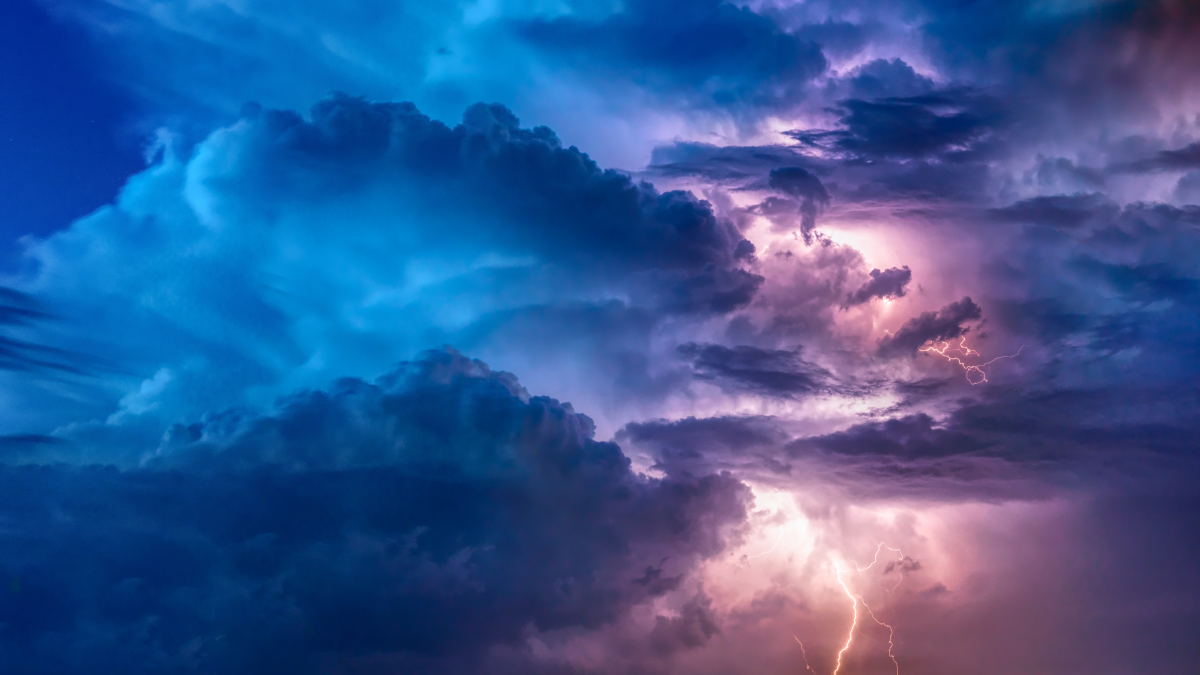
#> input picture image.jpg, 6000 x 3375 px, found by its file name (shown at 1/5 size)
$ python opencv2.py
#> lines starting #> are read from the running program, lines starting #| are printed output that depends on the picture; after the words box and inside, x2 and y2 are one past the last pixel; in counts of white or black regions, pixels touching at a corner belong together
import cv2;
import numpy as np;

img = cv2.imread("image.jpg")
#> img is the input picture: shape (3375, 6000, 3); mean B, G, R 147.2, 87.7, 53.3

"""img = cv2.resize(img,(1920,1080))
cv2.imshow("resized",img)
cv2.waitKey(0)
cv2.destroyAllWindows()"""

hsv = cv2.cvtColor(img,cv2.COLOR_BGR2HSV)
#> hsv: shape (3375, 6000, 3); mean H, S, V 117.2, 179.7, 150.3

lower_red = np.array([0,120,70])
upper_red = np.array([10,255,255])

lower_red1 = np.array([170,120,70])
upper_red1 = np.array([180,255,255])

#creating mask

mask1 = cv2.inRange(hsv,lower_red,upper_red)
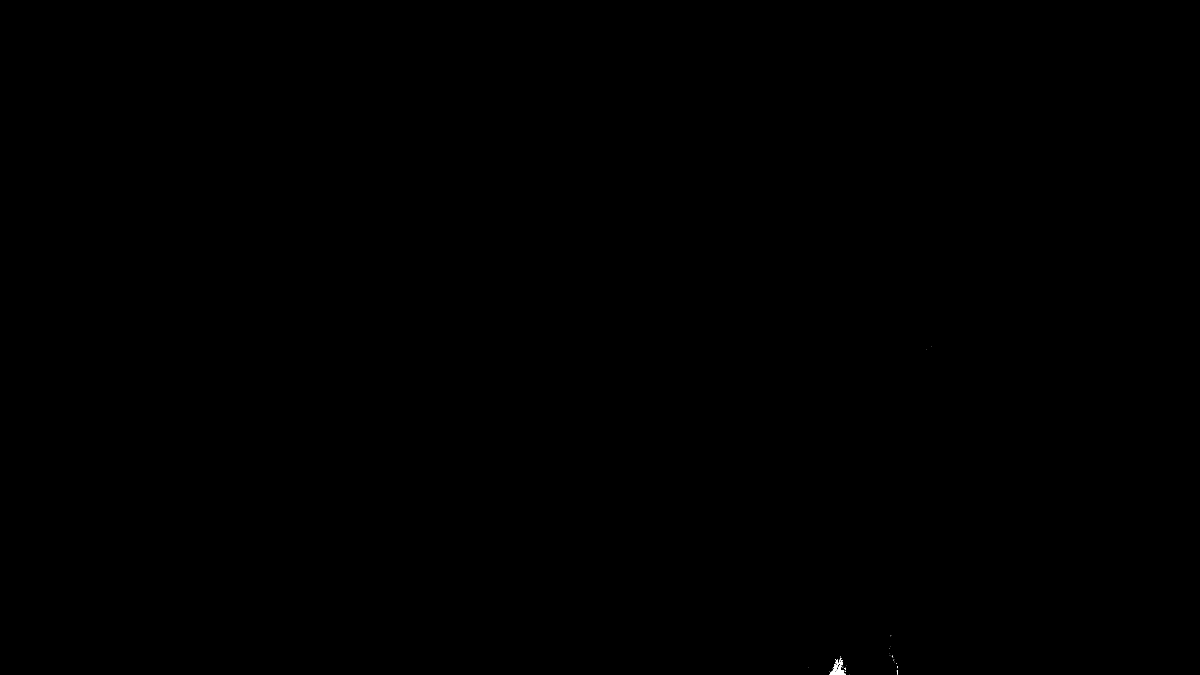
#> mask1: shape (3375, 6000) (shown at 1/5 size); 0.01% white; 73 white regions (68 under 20 px), largest, box (x1, y1, x2, y2) and area: (4178, 3299, 4228, 3375) 1285, (4151, 3322, 4187, 3375) 503, (4181, 3301, 4194, 3328) 95, (4201, 3289, 4208, 3299) 31, (4208, 3310, 4214, 3318) 21
mask2 = cv2.inRange(hsv,lower_red1,upper_red1)
#> mask2: shape (3375, 6000); 0% white in thin lines or dots, all inside (x1, y1, x2, y2) = (4032, 1682, 4868, 3375)

mask = mask1+mask2
#> mask: shape (3375, 6000); 0.01% white; 143 white regions (136 under 20 px), largest, box (x1, y1, x2, y2) and area: (4178, 3299, 4228, 3375) 1285, (4151, 3322, 4187, 3375) 503, (4181, 3301, 4194, 3328) 95

cv2.imshow("mask",mask)
cv2.waitKey(0)
cv2.destroyAllWindows()
